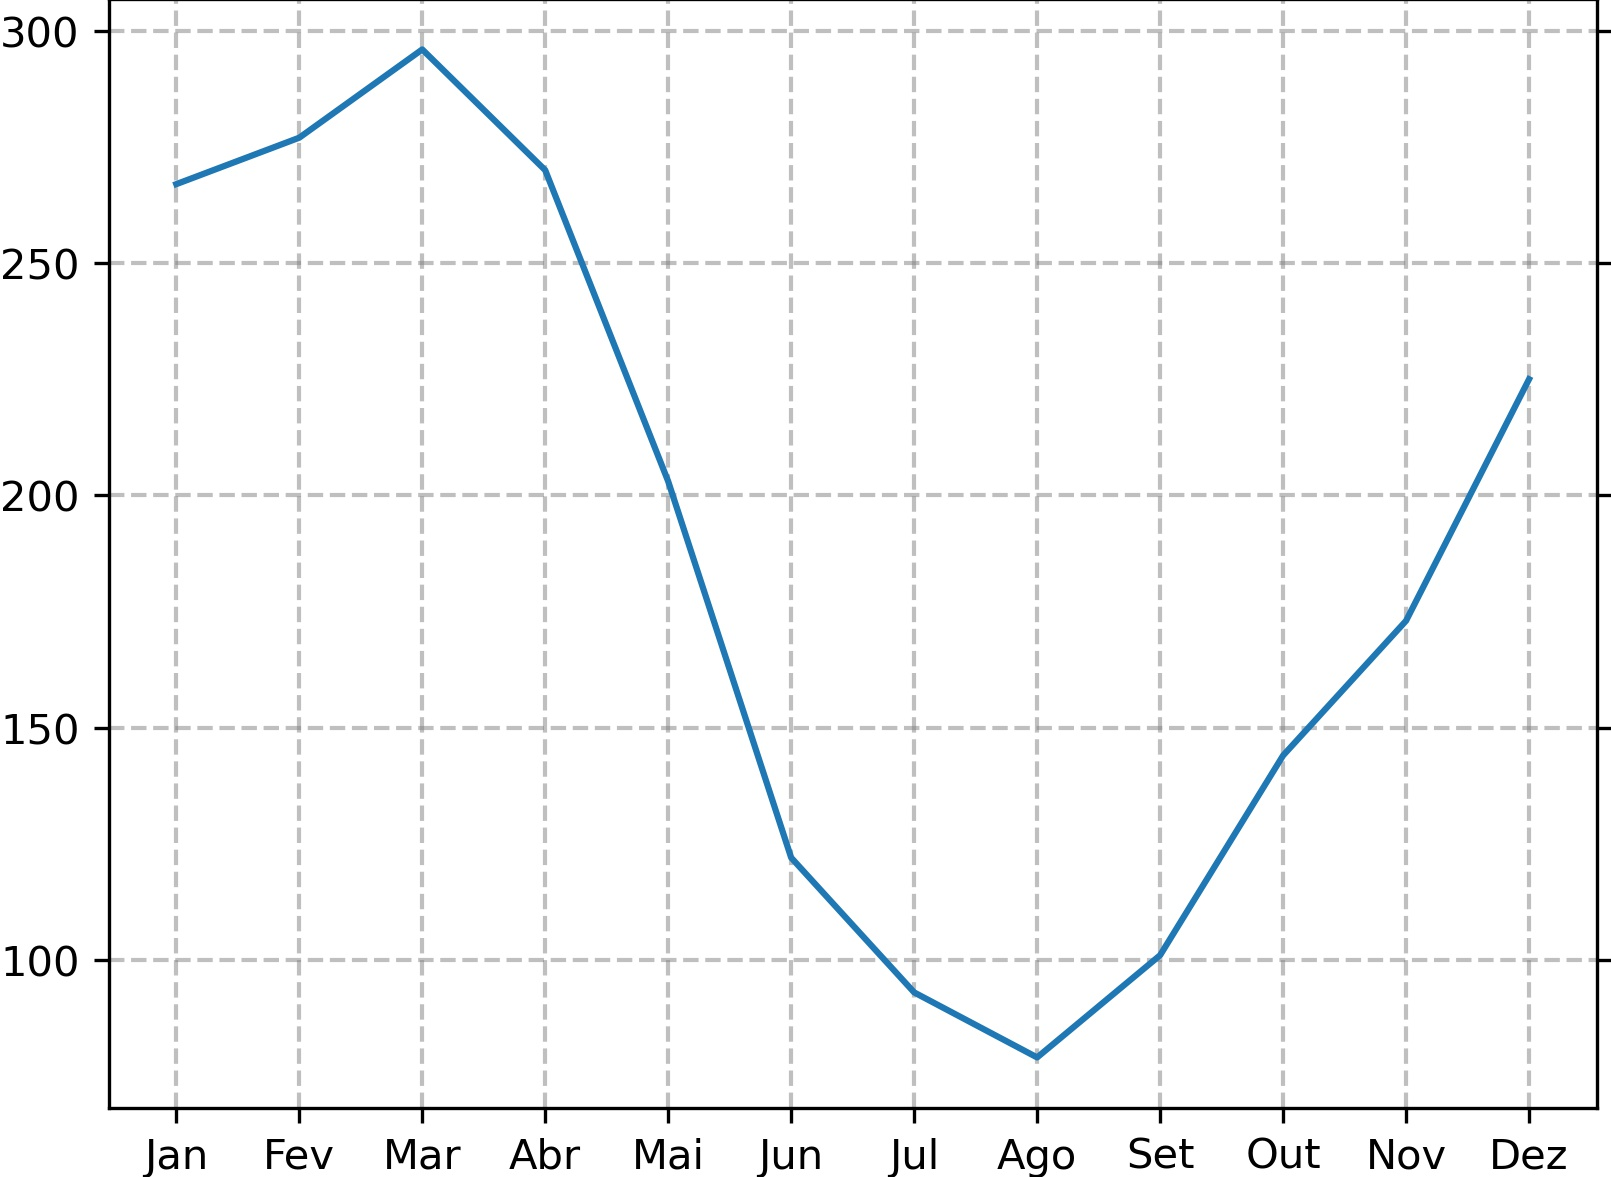

This chart was generated by the following Python code:
import pandas as pd
import matplotlib.pyplot as plt

df = pd.read_csv('../dados/texto/precipitacao.txt', sep= '\t', 
                  names=['Mês', 'Climatologia', '2019', '2020'])

x = df['Mês']
y = df['Climatologia']

plt.plot(x, y) 

# Visualiza as grades horizontal e vertical.
# alpha = transparência das linhas, lw = espessura das linhas e 
# color = cor das linhas.
# Opções: which='major' ou 'minor', axis='x' ou 'y' ou 'both'.
plt.grid(alpha=0.5, ls='--', lw=1, color='gray')

plt.tick_params(axis='y', right=True)

plt.savefig('ex01.jpg', transparent=True, dpi=300, 
             bbox_inches='tight', pad_inches=0)